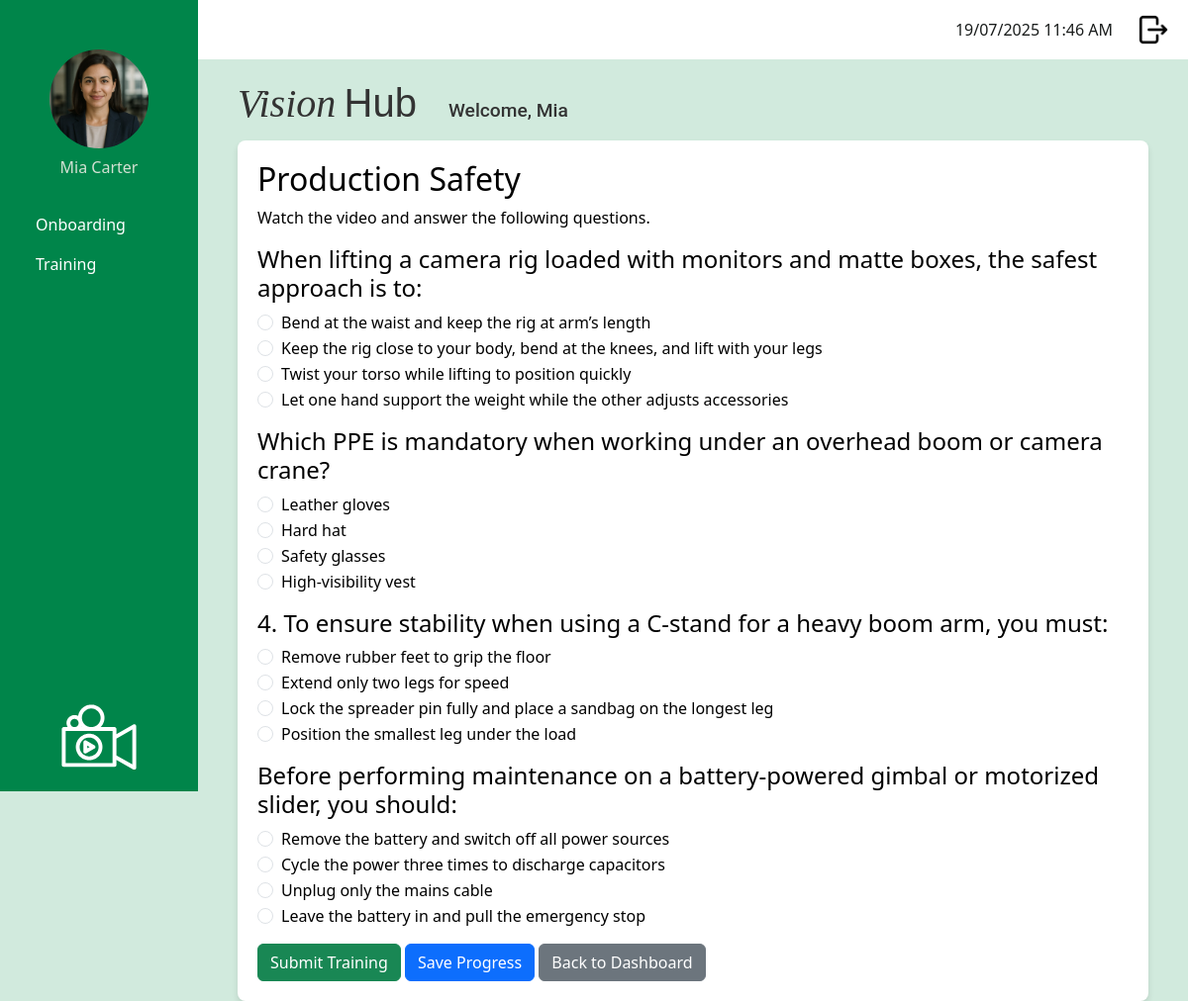
The app's page /staff/take_training_module/1 (signed in) with its own data.
### app/models.py (models this page shows, shortened)
class User(UserMixin, db.Model):
    __tablename__ = 'user'
    id: so.Mapped[int] = so.mapped_column(primary_key=True)
    username: so.Mapped[str] = so.mapped_column(sa.String(120), index=True, unique=True)
    first_name: so.Mapped[str] = so.mapped_column(sa.String(50), index=True)
    surname: so.Mapped[str] = so.mapped_column(sa.String(50), index=True)
    job_title: so.Mapped[str] = so.mapped_column(sa.String(50), index=True)
    password_hash: so.Mapped[str] = so.mapped_column(sa.String(256))
    is_onboarding: so.Mapped[bool] = so.mapped_column(default=False) # Default: Not onboarding
    dateStarted: so.Mapped[datetime] = so.mapped_column(index=True, default=lambda: datetime.now(timezone.utc))
    google_email: so.Mapped[Optional[str]] = so.mapped_column(sa.String(120), unique=True, nullable=True)
    profile_photo: so.Mapped[Optional[str]] = so.mapped_column(sa.String(120), nullable=True, default='profileDefault.png')
    manager_id: so.Mapped[Optional[int]] = so.mapped_column(sa.ForeignKey('user.id'), nullable=True)
    manager: so.Mapped[Optional['User']] = so.relationship('User', remote_side=[id], back_populates='manages')
    manages: so.Mapped[List['User']] = so.relationship('User', back_populates='manager')
    role_id: so.Mapped[int] = so.mapped_column(sa.ForeignKey('role.id'))
    role: so.Mapped['Role'] = so.relationship('Role', back_populates='users')
    department_id: so.Mapped[int] = so.mapped_column(sa.ForeignKey('department.id'))
    department: so.Mapped['Department'] = so.relationship('Department', back_populates='users')
    module_progress: so.Mapped[List['UserModuleProgress']] = so.relationship('UserModuleProgress', back_populates='user')
    onboarding_path_id: so.Mapped[int] = so.mapped_column(sa.ForeignKey('onboarding_path.id'), nullable=True)
    onboarding_path: so.Mapped['OnboardingPath'] = so.relationship('OnboardingPath')

class TrainingModule (db.Model):
    __tablename__ = 'training_module'
    id: so.Mapped[int] = so.mapped_column(primary_key=True)
    module_title: so.Mapped[str] = so.mapped_column(sa.String(150), index=True, unique=True)
    module_description: so.Mapped[str] = so.mapped_column(sa.Text, nullable=False)
    module_instructions: so.Mapped[str] = so.mapped_column(sa.Text, nullable=False)
    video_url: so.Mapped[str] = so.mapped_column(sa.String(300))
    questions: so.Mapped[List['Question']] = so.relationship('Question', back_populates='training_module', cascade='all, delete-orphan')
    user_progress: so.Mapped[List['UserModuleProgress']] = so.relationship('UserModuleProgress', back_populates='training_module')

class Question (db.Model):
    __tablename__ = 'question'
    id: so.Mapped[int] = so.mapped_column(primary_key=True)
    question_text: so.Mapped[str] = so.mapped_column(sa.String(1000), nullable=False)
    training_module_id: so.Mapped[int] = so.mapped_column(sa.ForeignKey('training_module.id'), nullable=False)
    training_module: so.Mapped['TrainingModule'] = so.relationship('TrainingModule', back_populates='questions')
    options: so.Mapped[List['Option']] = so.relationship('Option', back_populates='question', cascade='all, delete-orphan')

class Option (db.Model):
    __tablename__ = "option"
    id: so.Mapped[int] = so.mapped_column(primary_key=True)
    question_id: so.Mapped[int] = so.mapped_column(sa.ForeignKey('question.id'), nullable=False)
    option_text: so.Mapped[str] = so.mapped_column(sa.String(500), nullable=False)
    is_correct: so.Mapped[bool] = so.mapped_column(sa.Boolean, default=False, nullable=False)
    question: so.Mapped['Question'] = so.relationship('Question', back_populates='options')

### app/routes.py (the view, shortened to what this page needs)
@app.route('/staff/take_training_module/<int:module_id>', methods=['GET', 'POST'])
@login_required
def take_training_module(module_id):
    if current_user.role.role_name != 'staff':
        return redirect(url_for('logout'))
    module = TrainingModule.query.get_or_404(module_id)
    passing_threshold = 0.5
    progress = UserModuleProgress.query.filter_by(
        user_id=current_user.id,
        training_module_id=module_id
    ).order_by(UserModuleProgress.id.desc()).first()
    if request.method == 'GET':
        if progress:
            total_questions = len(module.questions) or 1
            if progress.completed_date:
                if progress.score is not None and (progress.score / total_questions) < passing_threshold:
                    progress = UserModuleProgress(
                        user_id=current_user.id,
                        training_module_id=module_id,
                        start_date=datetime.now(timezone.utc)
                    )
                    db.session.add(progress)
                    db.session.commit()
    user_answers = {}
    if progress and not progress.completed_date:
        for ans in progress.answers:
            user_answers[ans.question_id] = ans.selected_option_id
    return render_template('take_training_module.html',
                           module=module,
                           title=module.module_title,
                           user_answers=user_answers)

### app/models.py (called while the page is built)
@login.user_loader
def load_user(id):
    return db.session.get(User, int(id))

### app/templates/take_training_module.html
{% extends "base.html" %}
{% block content %}
<h2>{{ module.module_title }}</h2>
<p>{{ module.module_instructions }}</p>
<form method="POST" action="">
    {% for question in module.questions %}
    <div class="mb-3">
        <h4>{{ question.question_text }}</h4>
        {% for option in question.options %}
        <div class="form-check">
            <input class="form-check-input" type="radio"
                   name="question_{{question.id}}"
                   value="{{ option.id }}"
                   id="option_{{option.id}}"
                   {% if user_answers.get(question.id) == option.id %} checked {% endif %}>
            <label class="form-check-label" for="option_{{option.id}}">
                {{ option.option_text }}
            </label>
        </div>
        {% endfor %}
    </div>
    {% endfor %}
    <button type="submit" name="action" value="submit" class="btn btn-success">Submit Training</button>
    <button type="submit" name="action" value="save" class="btn btn-primary">Save Progress</button>
    <a href="{{ url_for('training_dashboard') }}" class="btn btn-secondary">Back to Dashboard</a>
</form>
{% endblock %}

### app/templates/base.html (shortened to what this page needs)
<!doctype html>
<html>
    <head>
            <link
            href="{{ url_for('static', filename='css/bootstrap.min.css') }}"
            rel="stylesheet"/>
            <link href="{{ url_for('static', filename='css/stylesheet.css') }}" rel="stylesheet"/>
        </head>
    <body>
         <div class="sidebar">
            <div class="profile-container">
                <form id="photoForm"
                    action="{{ url_for('update_profile_photo') }}"
                    method="POST"
                    enctype="multipart/form-data"
                    style="display:inline;">
                <img src="{{ url_for('static',
                                    filename='images/profilePhoto/'
                                        ~ (current_user.profile_photo or 'profileDefault.png')) }}"
                    id="profilePicture"
                    class="profilePicture"
                    alt="Click to change photo"
                    style="cursor:pointer; width:100px; height:100px;
                            object-fit:cover; border-radius:50%;">
                </form>
                <h5 class="profile-photo-text">{{ current_user.first_name|title }} {{ current_user.surname|title }}</h5>
            </div>
            <nav class="nav flex-column sideNavLink-container">
                {% if current_user.role.role_name == 'admin' %}
                    <a class="nav-link" href="#">Onboarding</a>
                    <a class="nav-link" href="{{ url_for('manage_training_modules') }}">Training</a>
                    <a class="nav-link" href="#">Knowledge Base</a>
                    <a class="nav-link" href="{{ url_for('manage_users') }}">User Managment</a>
                    <a class="nav-link" href="#">Onboarding</a>
                    <a class="nav-link" href="#">Reports</a>
                    <a class="nav-link" href="#">Content Management</a>
                    {% elif current_user.role.role_name == 'manager' %}
                    <a class="nav-link" href="#">Onboarding</a>
                    <a class="nav-link" href="#">Training</a>
                    <a class="nav-link" href="#">Reports</a>
                    {% elif current_user.role.role_name == 'staff' %}
                    <a class="nav-link" href="#">Onboarding</a>
                    <a class="nav-link" href="{{ url_for('training_dashboard') }}">Training</a>
                {% endif %}
            </nav>
            <img src="{{ url_for('static', filename='images/logoImageWhite.svg') }}" class="sidebarLogo">
        </div>
         <div class="top-bar">
            <div class="d-flex align-items-center">
                <span class="me-3" id="clock"></span>
                <a href="{{ url_for('logout') }}" class="logout-link">
                    <img src="{{ url_for('static', filename='images/logout.png') }}" class="logout-image">
                </a>
            </div>
        </div>
        <div class="logo-name-container">
            <h2 class="logo-text">
                <span class="logo-vision">Vision</span>
                <span class="logo-hub">Hub</span>
            </h2>
            <h3 class="welcome-text">Welcome, {{ current_user.first_name|title }}</h3>
        </div>
        <div class="content">
            {% block content %}
            {% endblock %}
        </div>
    </body>
</html>

### app/static/css/stylesheet.css (style rules this page uses)
body { color: #000000; background-color: #d1eadd ; }
.logo-name-container { display: flex; align-items: baseline; margin-left: 240px; margin-top: 20px; margin-bottom: 5px; gap: 2rem; color: #333; }
.logo-vision { font-family: 'Playfair Display', serif; font-weight: 450; font-style: italic; font-size: 2.5rem; }
.logo-hub { font-family: 'Montserrat', sans-serif; font-weight: 200; font-size: 2.5rem; margin-left: 0; }
.welcome-text { font-family: 'Roboto', sans-serif; font-size: 1.2rem; margin: 0; }
.sidebar { background-color: #00854a; color: white; font-size: 1rem; font-weight: 400; height: 100vh; position: fixed; width: 200px; padding: 20px; display: flex; flex-direction: column; justify-content: space-between; text-align: left }
.profile-photo-text { font-size: 1rem; font-weight: 200; color: rgb(211, 225, 211); text-align: center; }
.sidebarLogo { max-width: 100%; width: 120px; height: auto; display: block; margin: 0 auto; margin-top: auto; }
.profilePicture { display: block; margin: 30px auto 10px auto; border-radius: 50%; width: 80px; height: 80px; object-fit: cover; }
.sideNavLink-container { margin-top: 20px; }
.nav-link { border-radius: 0.5rem; color: white; }
.top-bar { background-color: white; height: 60px; padding: 10px 20px; margin-left: 200px; display: flex; justify-content: flex-end; align-items: center; }
.logout-image { width: 30px; height: 30px; object-fit: cover; margin-left: 10px; }
#clock { color: #1a1d1c; margin-right: 20px; }
.content { background-color: white; border-radius: 8px; margin-left: 240px; padding: 20px; box-shadow: 0 4px 6px rgba(0, 0, 0, 0.1); max-width: calc(100% - 240px - 40px); }

### records on screen
User: profile_photo (picture), first_name "Mia", surname "Carter"
TrainingModule: module_title "Production Safety", module_instructions "Watch the video and answer the following questions."
Question: question_text "When lifting a camera rig loaded with monitors and matte boxes, the safest approach is to:", id "☐ Bend at the waist and keep the", id "☐ Keep the rig close to your bod", id "☐ Twist your torso while lifting", id "☐ Let one hand support the weigh"
Option: option_text "Bend at the waist and keep the rig at arm’s length"
Option: option_text "Keep the rig close to your body, bend at the knees, and lift with your legs"
Option: option_text "Twist your torso while lifting to position quickly"
Option: option_text "Let one hand support the weight while the other adjusts accessories"
Question: question_text "Which PPE is mandatory when working under an overhead boom or camera crane?", id "☐ Leather gloves", id "☐ Hard hat", id "☐ Safety glasses", id "☐ High-visibility vest"
Option: option_text "Leather gloves"
Option: option_text "Hard hat"
Option: option_text "Safety glasses"
Option: option_text "High-visibility vest"
Question: question_text "4. To ensure stability when using a C-stand for a heavy boom arm, you must:", id "☐ Remove rubber feet to grip the", id "☐ Extend only two legs for speed", id "☐ Lock the spreader pin fully an", id "☐ Position the smallest leg unde"
Option: option_text "Remove rubber feet to grip the floor"
Option: option_text "Extend only two legs for speed"
Option: option_text "Lock the spreader pin fully and place a sandbag on the longest leg"
Option: option_text "Position the smallest leg under the load"
Question: question_text "Before performing maintenance on a battery-powered gimbal or motorized slider, you should:", id "☐ Remove the battery and switch", id "☐ Cycle the power three times to", id "☐ Unplug only the mains cable", id "☐ Leave the battery in and pull"
Option: option_text "Remove the battery and switch off all power sources"
Option: option_text "Cycle the power three times to discharge capacitors"
Option: option_text "Unplug only the mains cable"
Option: option_text "Leave the battery in and pull the emergency stop"
